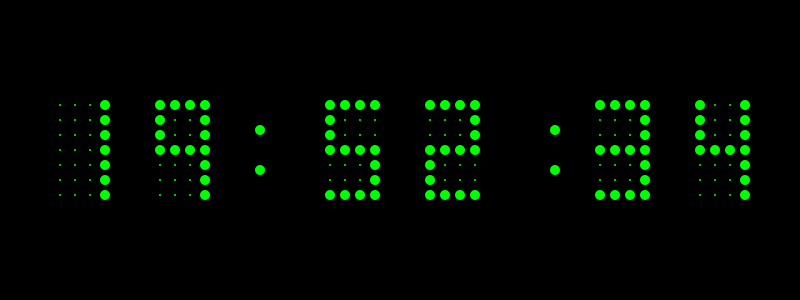
Frame 1 (no input)
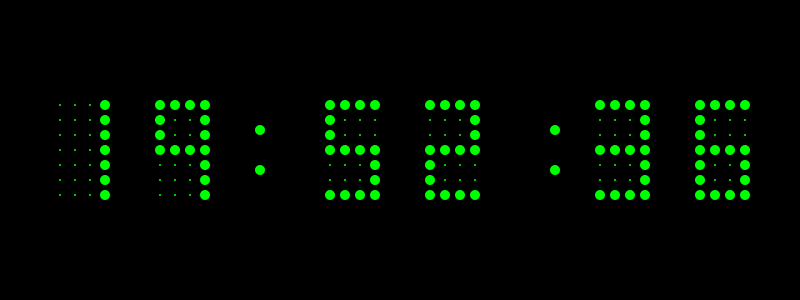
Frame 60 (the mouse pressed at the canvas centre just before this capture)
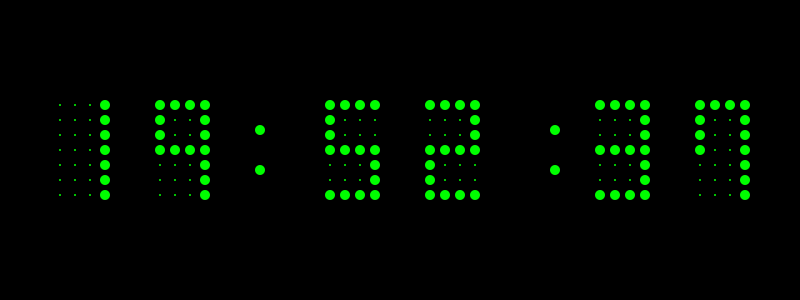
Frame 120 (the mouse held since frame 60 and released just before this capture)

The Processing sketch that drew these frames (run headless with seeded random() and noise(); from frame 60 on, the mouse is pressed at the canvas centre):

// Processing sketch: EX1
// ── EX1.pde
void setup(){
  size(800,300);
  noStroke();
}

void draw(){
  background(0);
  fill(0,255,0);

int  h = hour();
int  m = minute();
int  s = second();


   dD(60,height/2-45,h/10);
   dD(160,height/2-45,h%10);
   ellipse(260,height/2+20,10,10);
   ellipse(260,height/2-20,10,10);
   dD(330,height/2-45,m/10);
   dD(430,height/2-45,m%10);
   ellipse(555,height/2+20,10,10);
   ellipse(555,height/2-20,10,10);
   dD(600,height/2-45,s/10);
   dD(700,height/2-45,s%10);
}



void dD(int x, int y,int n){
    int[][] digit ={{1,1,1,1,
                     1,0,0,1,
                     1,0,0,1,
                     1,0,0,1,
                     1,0,0,1,
                     1,0,0,1,
                     1,1,1,1},//0
                    {0,0,0,1,
                     0,0,0,1,
                     0,0,0,1,
                     0,0,0,1,
                     0,0,0,1,
                     0,0,0,1,
                     0,0,0,1},//1
                    {1,1,1,1,
                     0,0,0,1,
                     0,0,0,1,
                     1,1,1,1,
                     1,0,0,0,
                     1,0,0,0,
                     1,1,1,1},//2
                     {1,1,1,1,
                     0,0,0,1,
                     0,0,0,1,
                     1,1,1,1,
                     0,0,0,1,
                     0,0,0,1,
                     1,1,1,1},//3
                     {1,0,0,1,
                     1,0,0,1,
                     1,0,0,1,
                     1,1,1,1,
                     0,0,0,1,
                     0,0,0,1,
                     0,0,0,1},//4
                     {1,1,1,1,
                     1,0,0,0,
                     1,0,0,0,
                     1,1,1,1,
                     0,0,0,1,
                     0,0,0,1,
                     1,1,1,1},//5
                     {1,1,1,1,
                     1,0,0,0,
                     1,0,0,0,
                     1,1,1,1,
                     1,0,0,1,
                     1,0,0,1,
                     1,1,1,1},//6
                     {1,1,1,1,
                     1,0,0,1,
                     1,0,0,1,
                     1,0,0,1,
                     0,0,0,1,
                     0,0,0,1,
                     0,0,0,1},//7
                     {1,1,1,1,
                     1,0,0,1,
                     1,0,0,1,
                     1,1,1,1,
                     1,0,0,1,
                     1,0,0,1,
                     1,1,1,1},//8
                     {1,1,1,1,
                     1,0,0,1,
                     1,0,0,1,
                     1,1,1,1,
                     0,0,0,1,
                     0,0,0,1,
                     0,0,0,1}};//9
                     
int d = 15;
for(int i = 0; i <28; i++){
  if(digit[n][i] ==1){
ellipse(x+i%4*d,y+i/4*d,10,10);
  }else{
    ellipse(x+i%4*d,y+i/4*d,2,2);
    
  }
}
}
